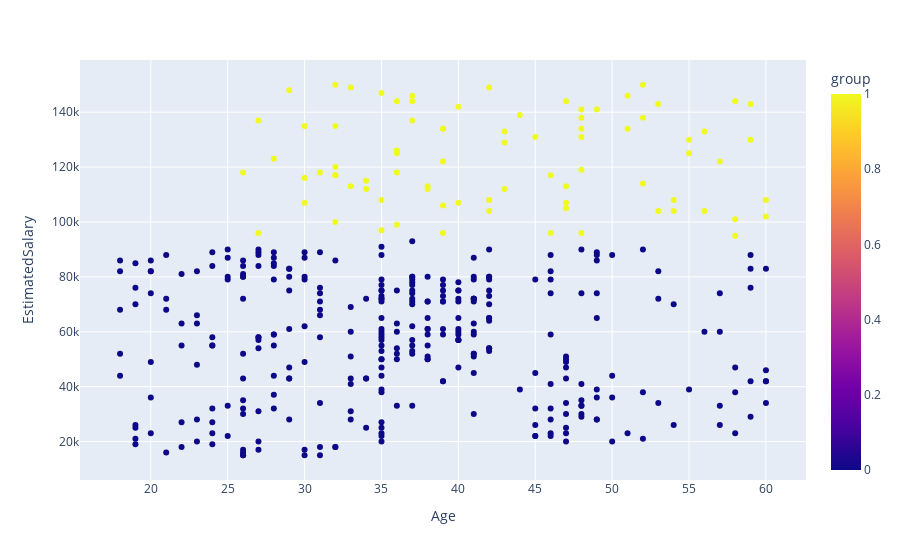

Source (notebook cell):
### Code cell
df['group']=AgglomerativeClustering(n_clusters=2).fit_predict(X)
df.plot(kind='scatter',x='Age',y='EstimatedSalary',color='group',)

### Figure 1 — Plotly figure (JSON) as saved in the notebook; plotly's stock layout.template omitted (floating-point values rounded to 4 significant figures; data arrays with more than 128 entries replaced by an {"elided": "..."} marker saying what was removed)
{"data": [{"hovertemplate": "Age=%{x}<br>EstimatedSalary=%{y}<br>group=%{marker.color}<extra></extra>", "legendgroup": "", "marker": {"color": {"elided": "400 int values"}, "coloraxis": "coloraxis", "symbol": "circle"}, "mode": "markers", "name": "", "orientation": "v", "showlegend": false, "type": "scatter", "x": {"elided": "400 int values"}, "xaxis": "x", "y": {"elided": "400 int values"}, "yaxis": "y"}], "layout": {"coloraxis": {"colorbar": {"title": {"text": "group"}}, "colorscale": [[0, "#0d0887"], [0.1111, "#46039f"], [0.2222, "#7201a8"], [0.3333, "#9c179e"], [0.4444, "#bd3786"], [0.5556, "#d8576b"], [0.6667, "#ed7953"], [0.7778, "#fb9f3a"], [0.8889, "#fdca26"], [1, "#f0f921"]]}, "legend": {"tracegroupgap": 0}, "margin": {"t": 60}, "xaxis": {"anchor": "y", "domain": [0, 1], "title": {"text": "Age"}}, "yaxis": {"anchor": "x", "domain": [0, 1], "title": {"text": "EstimatedSalary"}}}}
